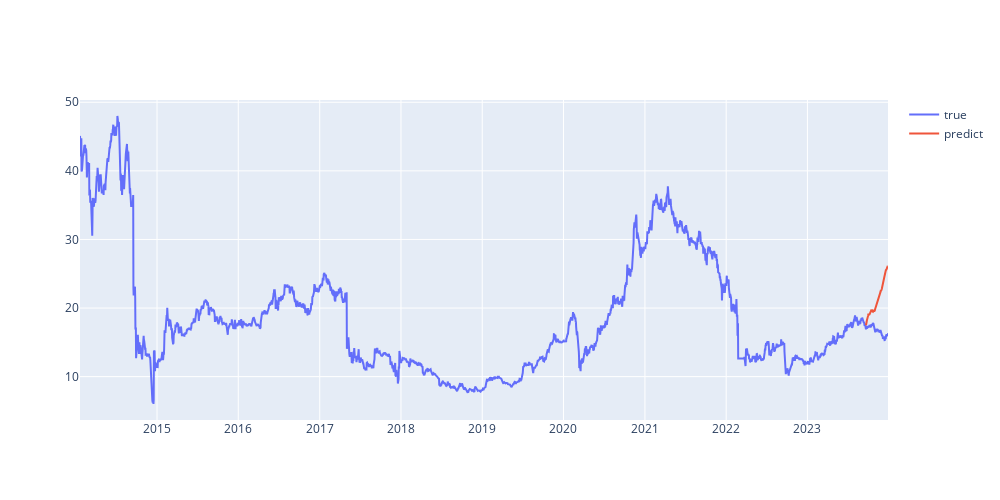

The notebook cell this image was saved under:
### Markdown cell above
-100

### Code cell
ts_frc = arima_best.forecast(steps=len(ts2), exog = ts2[df.columns.difference(['close'])])

fig = go.Figure()

fig.add_trace(go.Scatter(x=df.index,
                        y=df['close']
                        , name="true"))
fig.add_trace(go.Scatter(x=ts2.index,
                        y=ts_frc
                        , name="predict"))
 
fig.update_layout(height=500, width=1000).show()
